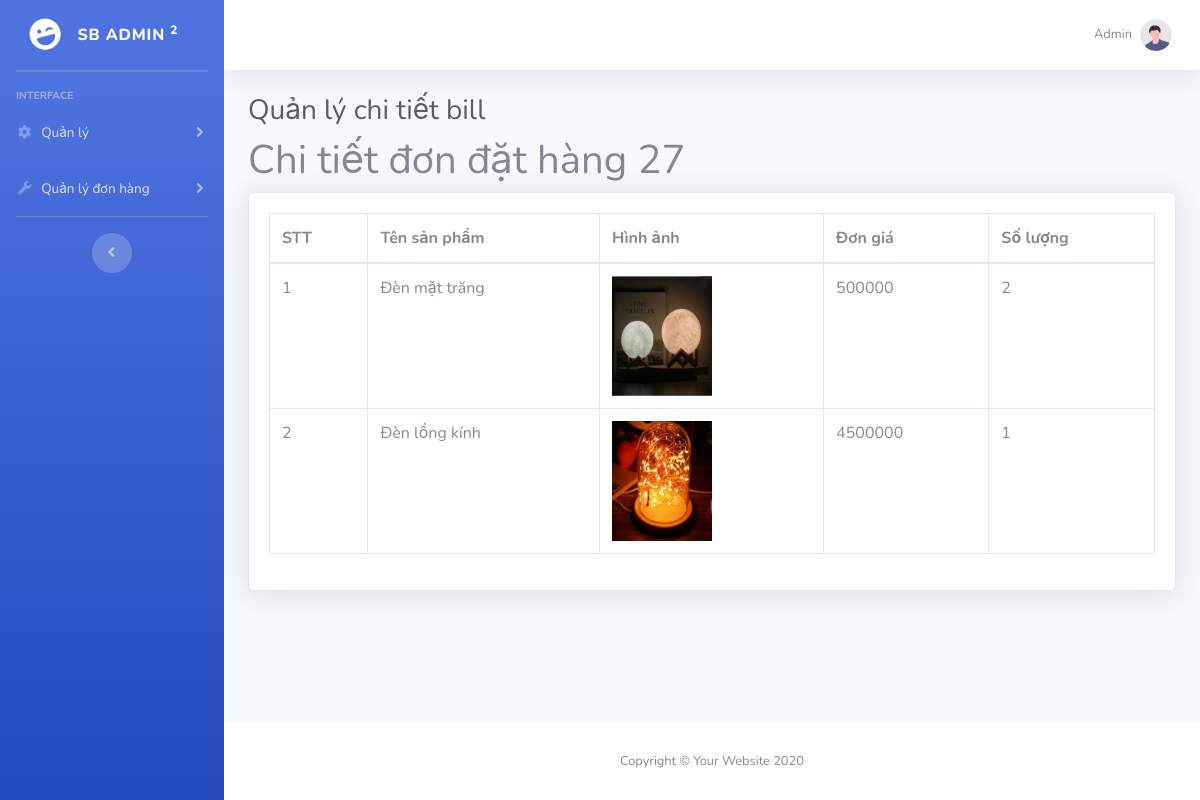
/admin/billlistdetail.php?orderId=27 (signed in), run on the app's committed database.
### tables this page shows
CREATE TABLE `bill` (
  `id` int(11) NOT NULL,
  `userId` bigint(11) NOT NULL,
  `createdDate` date NOT NULL,
  `receivedDate` date DEFAULT NULL,
  `status` varchar(30) NOT NULL
);

CREATE TABLE `billdetails` (
  `id` int(11) NOT NULL,
  `orderId` int(11) NOT NULL,
  `productId` bigint(11) NOT NULL,
  `quantity` int(11) NOT NULL,
  `productPrice` decimal(10,0) NOT NULL,
  `productName` varchar(100) NOT NULL,
  `productImage` varchar(255) NOT NULL
);

### lib/database.php (called while the page is built, shortened)
<?php
Class Database{
   public $host   = "localhost";
   public $user   = "root";
   public $pass   = "";
   public $dbname = "Shopluuniem";
   public $link;
private function connectDB(){
   $this->link = new mysqli($this->host, $this->user, $this->pass,
    $this->dbname);
 }
public function select($query){
  $result = $this->link->query($query) or
   die($this->link->error.__LINE__);
  if($result->num_rows > 0){
    return $result;
  } else {
    return false;
  }
 }
}

### classes/billdetails.php (called while the page is built, shortened)
<?php
$filepath = realpath(dirname(__FILE__));
include_once($filepath . '/../lib/database.php');
?>
<?php
class billdetails
{
    private $db;
    public function __construct()
    {
        $this->db = new Database();
    }
    public function getBillDetails($orderId)
    {
        $query = "SELECT * FROM billdetails WHERE orderId = $orderId ";
        $mysqli_result = $this->db->select($query);
        if ($mysqli_result) {
            $result = mysqli_fetch_all($this->db->select($query), MYSQLI_ASSOC);
            return $result;
        }
        return false;
    }
}
?>

### classes/bill.php (called while the page is built, shortened)
<?php
$filepath = realpath(dirname(__FILE__));
include_once($filepath . '/../lib/database.php');
?>
<?php
class bill
{
    private $db;
    public function __construct()
    {
        $this->db = new Database();
    }
    public function getById($id)
    {
        $query = "SELECT * FROM bill WHERE id = '$id' ";
        $mysqli_result = $this->db->select($query);
        if ($mysqli_result) {
            $result = mysqli_fetch_all($this->db->select($query), MYSQLI_ASSOC)[0];
            return $result;
        }
        return false;
    }
}
?>

### admin/billlistdetail.php (the view, shortened to what this page needs)
<?php
include 'includes/header.php';
include '../classes/billdetails.php';
include '../classes/bill.php';
$orderDetails = new billdetails();
$result = $orderDetails->getBillDetails($_GET['orderId']);
$order = new bill();
$order_result = $order->getById($result[0]['orderId']);
?>
<div class="container-fluid">
    <h1 class="h3 mb-2 text-gray-800">Quản lý chi tiết bill</h1>
    <div class="title">
        <h1>Chi tiết đơn đặt hàng <?= $order_result['id'] ?></h1>
    </div>
    <div class="card shadow mb-4">
        <div class="card-body">
            <div class="table-responsive">
                <?php $count = 1;
                if ($result) { ?>
                    <table class="table table-bordered" width="100%" cellspacing="0">
                        <thead>
                            <tr>
                                <th>STT</th>
                                <th>Tên sản phẩm</th>
                                <th>Hình ảnh</th>
                                <th>Đơn giá</th>
                                <th>Số lượng</th>
                            </tr>
                        </thead>
                        <tbody>
                            <?php foreach ($result as $key => $value) { ?>
                                <tr>
                                    <td><?= $count++ ?></td>
                                    <td><?= $value['productName'] ?></td>
                                    <td><img width="100px" height="120px" class="image-cart" src="uploads/<?= $value['productImage'] ?>" alt=""></td>
                                    <td><?= $value['productPrice'] ?></td>
                                    <td><?= $value['quantity'] ?></td>
                                </tr>
                            <?php } ?>
                        </tbody>
                    </table>
                <?php } else { ?>
                    <h3>Chưa có đơn hàng nào...</h3>
                <?php } ?>
            </div>
        </div>
    </div>
</div>
<?php
include 'includes/footer.php'
?>

### data on the page
bill: id "27"
billdetails: productName "Đèn mặt trăng", productImage (picture), productPrice "500000", quantity "2"
billdetails: productName "Đèn lồng kính", productImage (picture), productPrice "4500000", quantity "1"
